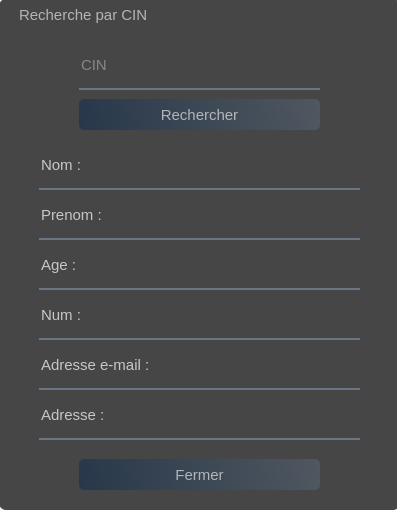
<?xml version="1.0" encoding="UTF-8"?>
<ui version="4.0">
 <class>Form</class>
 <widget class="QWidget" name="Form">
  <property name="geometry">
   <rect>
    <x>0</x>
    <y>0</y>
    <width>397</width>
    <height>510</height>
   </rect>
  </property>
  <property name="windowTitle">
   <string>Form</string>
  </property>
  <widget class="QWidget" name="widget" native="true">
   <property name="geometry">
    <rect>
     <x>-1</x>
     <y>-11</y>
     <width>401</width>
     <height>571</height>
    </rect>
   </property>
   <widget class="QLabel" name="label">
    <property name="geometry">
     <rect>
      <x>0</x>
      <y>5</y>
      <width>401</width>
      <height>511</height>
     </rect>
    </property>
    <property name="styleSheet">
     <string notr="true">border-image: url(:/images/1610495931_1596555352_873352025.jpg);</string>
    </property>
    <property name="text">
     <string/>
    </property>
   </widget>
   <widget class="QLabel" name="label_2">
    <property name="geometry">
     <rect>
      <x>0</x>
      <y>10</y>
      <width>401</width>
      <height>511</height>
     </rect>
    </property>
    <property name="styleSheet">
     <string notr="true">background-color:rgba(0,0,0,180); 
border-radius:7px; </string>
    </property>
    <property name="text">
     <string/>
    </property>
   </widget>
   <widget class="QLabel" name="label_3">
    <property name="geometry">
     <rect>
      <x>20</x>
      <y>0</y>
      <width>311</width>
      <height>51</height>
     </rect>
    </property>
    <property name="font">
     <font>
      <pointsize>11</pointsize>
     </font>
    </property>
    <property name="styleSheet">
     <string notr="true">color : white ;
color:rgba(255,255,255,0.6);</string>
    </property>
    <property name="text">
     <string>Recherche par CIN</string>
    </property>
   </widget>
   <widget class="QLineEdit" name="lineEdit">
    <property name="geometry">
     <rect>
      <x>80</x>
      <y>60</y>
      <width>241</width>
      <height>41</height>
     </rect>
    </property>
    <property name="font">
     <font>
      <pointsize>11</pointsize>
     </font>
    </property>
    <property name="styleSheet">
     <string notr="true">background-color: rgba(0,0,0,0);
border : none ;
border-bottom : 2px solid rgba(105,118,132,255);
color :rgba(255,255,255,0.7);
padding-bottom:7px ;</string>
    </property>
    <property name="text">
     <string/>
    </property>
    <property name="placeholderText">
     <string>CIN</string>
    </property>
    <property name="clearButtonEnabled">
     <bool>true</bool>
    </property>
   </widget>
   <widget class="QPushButton" name="pushButton">
    <property name="geometry">
     <rect>
      <x>80</x>
      <y>110</y>
      <width>241</width>
      <height>31</height>
     </rect>
    </property>
    <property name="font">
     <font>
      <pointsize>11</pointsize>
      <bold>false</bold>
     </font>
    </property>
    <property name="styleSheet">
     <string notr="true">QPushButton#pushButton{
background-color : qlineargradient(spread:pad,x1:0,y1:0.505682,x2:1,y2:0.477,stop:0 rgba(20,47,78,0.6),stop:1 rgba(85,98,112,0.6));
color:rgba(255,255,255,0.6);
border-radius:5px;
}
QPushButton#pushButton:hover{
background-color : qlineargradient(spread:pad,x1:0,y1:0.505682,x2:1,y2:0.477,stop:0 rgba(40,67,98,219),stop:1 rgba(105,118,132,226));
}
QPushButton#pushButton:pressed{
background-color : qlineargradient(spread:pad,x1:0,y1:0.505682,x2:1,y2:0.477,stop:0  rgba(20,47,78,0.6),stop:1 rgba(85,98,112,0.6));
color:rgba(255,255,255,210);
border-radius:5px;
}
</string>
    </property>
    <property name="text">
     <string>Rechercher</string>
    </property>
   </widget>
   <widget class="QLineEdit" name="lineEdit_4">
    <property name="geometry">
     <rect>
      <x>40</x>
      <y>160</y>
      <width>81</width>
      <height>41</height>
     </rect>
    </property>
    <property name="font">
     <font>
      <pointsize>11</pointsize>
     </font>
    </property>
    <property name="styleSheet">
     <string notr="true">background-color: rgba(0,0,0,0);
border : none ;
border-bottom : 2px solid rgba(105,118,132,255);
color :rgba(255,255,255,0.7);
padding-bottom:7px ;</string>
    </property>
    <property name="text">
     <string>Nom :</string>
    </property>
    <property name="readOnly">
     <bool>true</bool>
    </property>
    <property name="placeholderText">
     <string/>
    </property>
    <property name="clearButtonEnabled">
     <bool>false</bool>
    </property>
   </widget>
   <widget class="QLineEdit" name="lineEdit_3">
    <property name="geometry">
     <rect>
      <x>120</x>
      <y>160</y>
      <width>241</width>
      <height>41</height>
     </rect>
    </property>
    <property name="font">
     <font>
      <pointsize>11</pointsize>
     </font>
    </property>
    <property name="styleSheet">
     <string notr="true">background-color: rgba(0,0,0,0);
border : none ;
border-bottom : 2px solid rgba(105,118,132,255);
color :rgba(255,255,255,0.7);
padding-bottom:7px ;</string>
    </property>
    <property name="readOnly">
     <bool>true</bool>
    </property>
    <property name="placeholderText">
     <string/>
    </property>
    <property name="clearButtonEnabled">
     <bool>false</bool>
    </property>
   </widget>
   <widget class="QLineEdit" name="lineEdit_5">
    <property name="geometry">
     <rect>
      <x>40</x>
      <y>210</y>
      <width>81</width>
      <height>41</height>
     </rect>
    </property>
    <property name="font">
     <font>
      <pointsize>11</pointsize>
     </font>
    </property>
    <property name="styleSheet">
     <string notr="true">background-color: rgba(0,0,0,0);
border : none ;
border-bottom : 2px solid rgba(105,118,132,255);
color :rgba(255,255,255,0.7);
padding-bottom:7px ;</string>
    </property>
    <property name="text">
     <string>Prenom :</string>
    </property>
    <property name="readOnly">
     <bool>true</bool>
    </property>
    <property name="placeholderText">
     <string/>
    </property>
    <property name="clearButtonEnabled">
     <bool>false</bool>
    </property>
   </widget>
   <widget class="QLineEdit" name="lineEdit_6">
    <property name="geometry">
     <rect>
      <x>120</x>
      <y>210</y>
      <width>241</width>
      <height>41</height>
     </rect>
    </property>
    <property name="font">
     <font>
      <pointsize>11</pointsize>
     </font>
    </property>
    <property name="styleSheet">
     <string notr="true">background-color: rgba(0,0,0,0);
border : none ;
border-bottom : 2px solid rgba(105,118,132,255);
color :rgba(255,255,255,0.7);
padding-bottom:7px ;</string>
    </property>
    <property name="readOnly">
     <bool>true</bool>
    </property>
    <property name="placeholderText">
     <string/>
    </property>
    <property name="clearButtonEnabled">
     <bool>false</bool>
    </property>
   </widget>
   <widget class="QLineEdit" name="lineEdit_7">
    <property name="geometry">
     <rect>
      <x>40</x>
      <y>260</y>
      <width>81</width>
      <height>41</height>
     </rect>
    </property>
    <property name="font">
     <font>
      <pointsize>11</pointsize>
     </font>
    </property>
    <property name="styleSheet">
     <string notr="true">background-color: rgba(0,0,0,0);
border : none ;
border-bottom : 2px solid rgba(105,118,132,255);
color :rgba(255,255,255,0.7);
padding-bottom:7px ;</string>
    </property>
    <property name="text">
     <string>Age :</string>
    </property>
    <property name="readOnly">
     <bool>true</bool>
    </property>
    <property name="placeholderText">
     <string/>
    </property>
    <property name="clearButtonEnabled">
     <bool>false</bool>
    </property>
   </widget>
   <widget class="QLineEdit" name="lineEdit_8">
    <property name="geometry">
     <rect>
      <x>120</x>
      <y>260</y>
      <width>241</width>
      <height>41</height>
     </rect>
    </property>
    <property name="font">
     <font>
      <pointsize>11</pointsize>
     </font>
    </property>
    <property name="styleSheet">
     <string notr="true">background-color: rgba(0,0,0,0);
border : none ;
border-bottom : 2px solid rgba(105,118,132,255);
color :rgba(255,255,255,0.7);
padding-bottom:7px ;</string>
    </property>
    <property name="readOnly">
     <bool>true</bool>
    </property>
    <property name="placeholderText">
     <string/>
    </property>
    <property name="clearButtonEnabled">
     <bool>false</bool>
    </property>
   </widget>
   <widget class="QLineEdit" name="lineEdit_9">
    <property name="geometry">
     <rect>
      <x>40</x>
      <y>310</y>
      <width>81</width>
      <height>41</height>
     </rect>
    </property>
    <property name="font">
     <font>
      <pointsize>11</pointsize>
     </font>
    </property>
    <property name="styleSheet">
     <string notr="true">background-color: rgba(0,0,0,0);
border : none ;
border-bottom : 2px solid rgba(105,118,132,255);
color :rgba(255,255,255,0.7);
padding-bottom:7px ;</string>
    </property>
    <property name="text">
     <string>Num :</string>
    </property>
    <property name="readOnly">
     <bool>true</bool>
    </property>
    <property name="placeholderText">
     <string/>
    </property>
    <property name="clearButtonEnabled">
     <bool>false</bool>
    </property>
   </widget>
   <widget class="QLineEdit" name="lineEdit_10">
    <property name="geometry">
     <rect>
      <x>120</x>
      <y>310</y>
      <width>241</width>
      <height>41</height>
     </rect>
    </property>
    <property name="font">
     <font>
      <pointsize>11</pointsize>
     </font>
    </property>
    <property name="styleSheet">
     <string notr="true">background-color: rgba(0,0,0,0);
border : none ;
border-bottom : 2px solid rgba(105,118,132,255);
color :rgba(255,255,255,0.7);
padding-bottom:7px ;</string>
    </property>
    <property name="readOnly">
     <bool>true</bool>
    </property>
    <property name="placeholderText">
     <string/>
    </property>
    <property name="clearButtonEnabled">
     <bool>false</bool>
    </property>
   </widget>
   <widget class="QLineEdit" name="lineEdit_11">
    <property name="geometry">
     <rect>
      <x>40</x>
      <y>360</y>
      <width>131</width>
      <height>41</height>
     </rect>
    </property>
    <property name="font">
     <font>
      <pointsize>11</pointsize>
     </font>
    </property>
    <property name="styleSheet">
     <string notr="true">background-color: rgba(0,0,0,0);
border : none ;
border-bottom : 2px solid rgba(105,118,132,255);
color :rgba(255,255,255,0.7);
padding-bottom:7px ;</string>
    </property>
    <property name="text">
     <string>Adresse e-mail :</string>
    </property>
    <property name="readOnly">
     <bool>true</bool>
    </property>
    <property name="placeholderText">
     <string/>
    </property>
    <property name="clearButtonEnabled">
     <bool>false</bool>
    </property>
   </widget>
   <widget class="QLineEdit" name="lineEdit_12">
    <property name="geometry">
     <rect>
      <x>170</x>
      <y>360</y>
      <width>191</width>
      <height>41</height>
     </rect>
    </property>
    <property name="font">
     <font>
      <pointsize>11</pointsize>
     </font>
    </property>
    <property name="styleSheet">
     <string notr="true">background-color: rgba(0,0,0,0);
border : none ;
border-bottom : 2px solid rgba(105,118,132,255);
color :rgba(255,255,255,0.7);
padding-bottom:7px ;</string>
    </property>
    <property name="readOnly">
     <bool>true</bool>
    </property>
    <property name="placeholderText">
     <string/>
    </property>
    <property name="clearButtonEnabled">
     <bool>false</bool>
    </property>
   </widget>
   <widget class="QLineEdit" name="lineEdit_13">
    <property name="geometry">
     <rect>
      <x>40</x>
      <y>410</y>
      <width>81</width>
      <height>41</height>
     </rect>
    </property>
    <property name="font">
     <font>
      <pointsize>11</pointsize>
     </font>
    </property>
    <property name="styleSheet">
     <string notr="true">background-color: rgba(0,0,0,0);
border : none ;
border-bottom : 2px solid rgba(105,118,132,255);
color :rgba(255,255,255,0.7);
padding-bottom:7px ;</string>
    </property>
    <property name="text">
     <string>Adresse :</string>
    </property>
    <property name="readOnly">
     <bool>true</bool>
    </property>
    <property name="placeholderText">
     <string/>
    </property>
    <property name="clearButtonEnabled">
     <bool>false</bool>
    </property>
   </widget>
   <widget class="QLineEdit" name="lineEdit_14">
    <property name="geometry">
     <rect>
      <x>120</x>
      <y>410</y>
      <width>241</width>
      <height>41</height>
     </rect>
    </property>
    <property name="font">
     <font>
      <pointsize>11</pointsize>
     </font>
    </property>
    <property name="styleSheet">
     <string notr="true">background-color: rgba(0,0,0,0);
border : none ;
border-bottom : 2px solid rgba(105,118,132,255);
color :rgba(255,255,255,0.7);
padding-bottom:7px ;</string>
    </property>
    <property name="readOnly">
     <bool>true</bool>
    </property>
    <property name="placeholderText">
     <string/>
    </property>
    <property name="clearButtonEnabled">
     <bool>false</bool>
    </property>
   </widget>
   <widget class="QPushButton" name="pushButton_3">
    <property name="geometry">
     <rect>
      <x>80</x>
      <y>470</y>
      <width>241</width>
      <height>31</height>
     </rect>
    </property>
    <property name="font">
     <font>
      <pointsize>11</pointsize>
      <bold>false</bold>
     </font>
    </property>
    <property name="styleSheet">
     <string notr="true">QPushButton#pushButton_3{
background-color : qlineargradient(spread:pad,x1:0,y1:0.505682,x2:1,y2:0.477,stop:0 rgba(20,47,78,0.6),stop:1 rgba(85,98,112,0.6));
color:rgba(255,255,255,0.6);
border-radius:5px;
}
QPushButton#pushButton_3:hover{
background-color : qlineargradient(spread:pad,x1:0,y1:0.505682,x2:1,y2:0.477,stop:0 rgba(40,67,98,219),stop:1 rgba(105,118,132,226));
}
QPushButton#pushButton_3:pressed{
background-color : qlineargradient(spread:pad,x1:0,y1:0.505682,x2:1,y2:0.477,stop:0  rgba(20,47,78,0.6),stop:1 rgba(85,98,112,0.6));
color:rgba(255,255,255,210);
border-radius:5px;
}
</string>
    </property>
    <property name="text">
     <string>Fermer</string>
    </property>
   </widget>
  </widget>
 </widget>
 <resources>
  <include location="res_msgbox.qrc"/>
 </resources>
 <connections/>
</ui>
